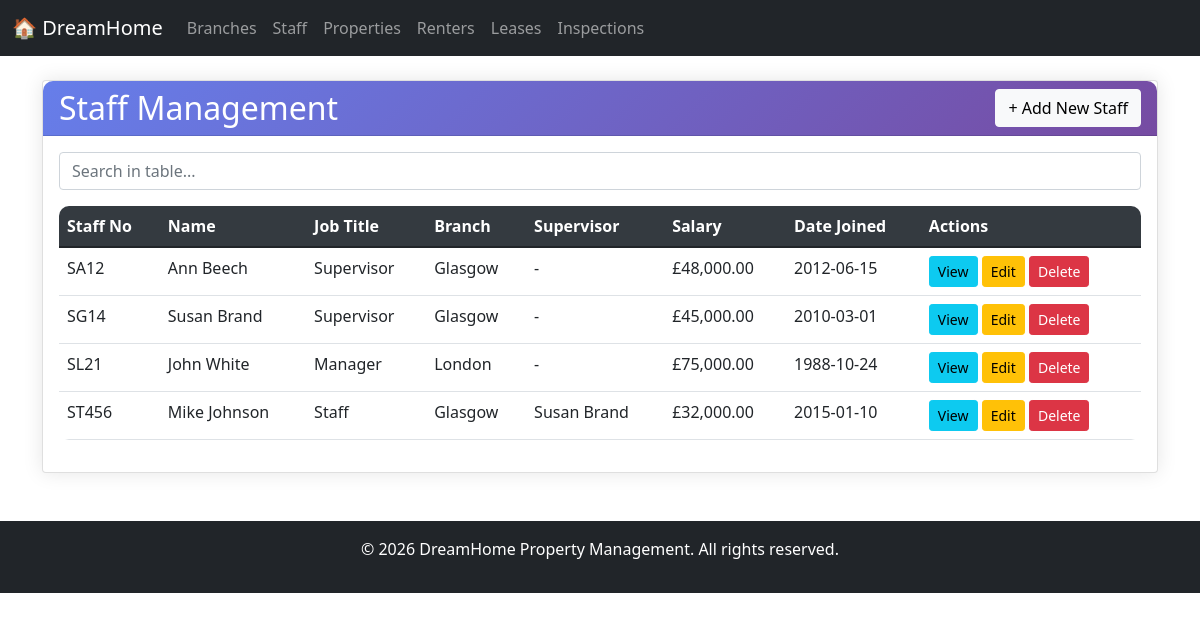
Page /dreamhome/pages/staff/index.php on the committed database.
### tables this page shows
CREATE TABLE `staff` (
  `staff_no` varchar(5) NOT NULL,
  `first_name` varchar(30) DEFAULT NULL,
  `last_name` varchar(30) DEFAULT NULL,
  `address` varchar(100) DEFAULT NULL,
  `telephone` varchar(15) DEFAULT NULL,
  `sex` char(1) DEFAULT NULL,
  `date_of_birth` date DEFAULT NULL,
  `national_insurance_no` varchar(15) DEFAULT NULL,
  `job_title` varchar(30) DEFAULT NULL,
  `salary` decimal(10,2) DEFAULT NULL,
  `date_joined` date DEFAULT NULL,
  `branch_no` varchar(5) DEFAULT NULL,
  `supervisor_no` varchar(5) DEFAULT NULL,
  `typing_speed` int(11) DEFAULT NULL,
  `car_allowance` decimal(10,2) DEFAULT NULL,
  `monthly_bonus` decimal(10,2) DEFAULT NULL,
  `manager_start_date` date DEFAULT NULL
);

CREATE TABLE `branch` (
  `branch_no` varchar(5) NOT NULL,
  `street` varchar(50) DEFAULT NULL,
  `area` varchar(50) DEFAULT NULL,
  `city` varchar(50) DEFAULT NULL,
  `postcode` varchar(10) DEFAULT NULL,
  `telephone` varchar(15) DEFAULT NULL,
  `fax` varchar(15) DEFAULT NULL
);

### dreamhome/pages/staff/index.php (the view, shortened to what this page needs)
<?php
include '../../includes/header.php';
$database = new Database();
$db = $database->getConnection();
$sql = "SELECT s.*, b.city as branch_city,
        CONCAT(super.first_name, ' ', super.last_name) as supervisor_name
        FROM Staff s
        LEFT JOIN Branch b ON s.branch_no = b.branch_no
        LEFT JOIN Staff super ON s.supervisor_no = super.staff_no
        ORDER BY s.staff_no";
$stmt = $db->prepare($sql);
$stmt->execute();
$staff = $stmt->fetchAll(PDO::FETCH_ASSOC);
?>
<div class="card">
    <div class="card-header d-flex justify-content-between align-items-center">
        <h2 class="mb-0">Staff Management</h2>
        <button class="btn btn-light" onclick="location.href='add.php'">+ Add New Staff</button>
    </div>
    <div class="card-body">
        <div class="table-responsive">
            <table class="table table-hover" id="staffTable">
                <thead>
                    <tr>
                        <th>Staff No</th>
                        <th>Name</th>
                        <th>Job Title</th>
                        <th>Branch</th>
                        <th>Supervisor</th>
                        <th>Salary</th>
                        <th>Date Joined</th>
                        <th>Actions</th>
                    </tr>
                </thead>
                <tbody>
                    <?php foreach ($staff as $member): ?>
                    <tr>
                        <td><?php echo $member['staff_no']; ?></td>
                        <td><?php echo $member['first_name'] . ' ' . $member['last_name']; ?></td>
                        <td><?php echo $member['job_title']; ?></td>
                        <td><?php echo $member['branch_city']; ?></td>
                        <td><?php echo $member['supervisor_name'] ?: '-'; ?></td>
                        <td>£<?php echo number_format($member['salary'], 2); ?></td>
                        <td><?php echo $member['date_joined']; ?></td>
                        <td>
                            <button class="btn btn-sm btn-info" onclick="viewStaff('<?php echo $member['staff_no']; ?>')">View</button>
                            <button class="btn btn-sm btn-warning" onclick="editStaff('<?php echo $member['staff_no']; ?>')">Edit</button>
                            <button class="btn btn-sm btn-danger" onclick="deleteStaff('<?php echo $member['staff_no']; ?>')">Delete</button>
                        </td>
                    </tr>
                    <?php endforeach; ?>
                </tbody>
            </table>
        </div>
    </div>
</div>
<?php include '../../includes/footer.php'; ?>

### dreamhome/css/style.css (style rules this page uses)
body { background-color: #f8f9fa; font-family: 'Segoe UI', Tahoma, Geneva, Verdana, sans-serif; }
.card { border: none; border-radius: 10px; box-shadow: 0 0 20px rgba(0,0,0,0.1); margin-bottom: 20px; }
.card-header { background: linear-gradient(135deg, #667eea 0%, #764ba2 100%); color: white; border-radius: 10px 10px 0 0 !important; padding: 15px 20px; }
.table { background-color: white; border-radius: 10px; overflow: hidden; }
.table thead { background-color: #343a40; color: white; }

### rows in the picture
staff: staff_no "SA12", first_name "Ann", last_name "Beech", job_title "Supervisor", branch_no.city "Glasgow", supervisor_name "-", salary "48,000.00", date_joined "2012-06-15"
staff: staff_no "SG14", first_name "Susan", last_name "Brand", job_title "Supervisor", branch_no.city "Glasgow", supervisor_name "-", salary "45,000.00", date_joined "2010-03-01"
staff: staff_no "SL21", first_name "John", last_name "White", job_title "Manager", branch_no.city "London", supervisor_name "-", salary "75,000.00", date_joined "1988-10-24"
staff: staff_no "ST456", first_name "Mike", last_name "Johnson", job_title "Staff", branch_no.city "Glasgow", supervisor_name "Susan Brand", salary "32,000.00", date_joined "2015-01-10"
